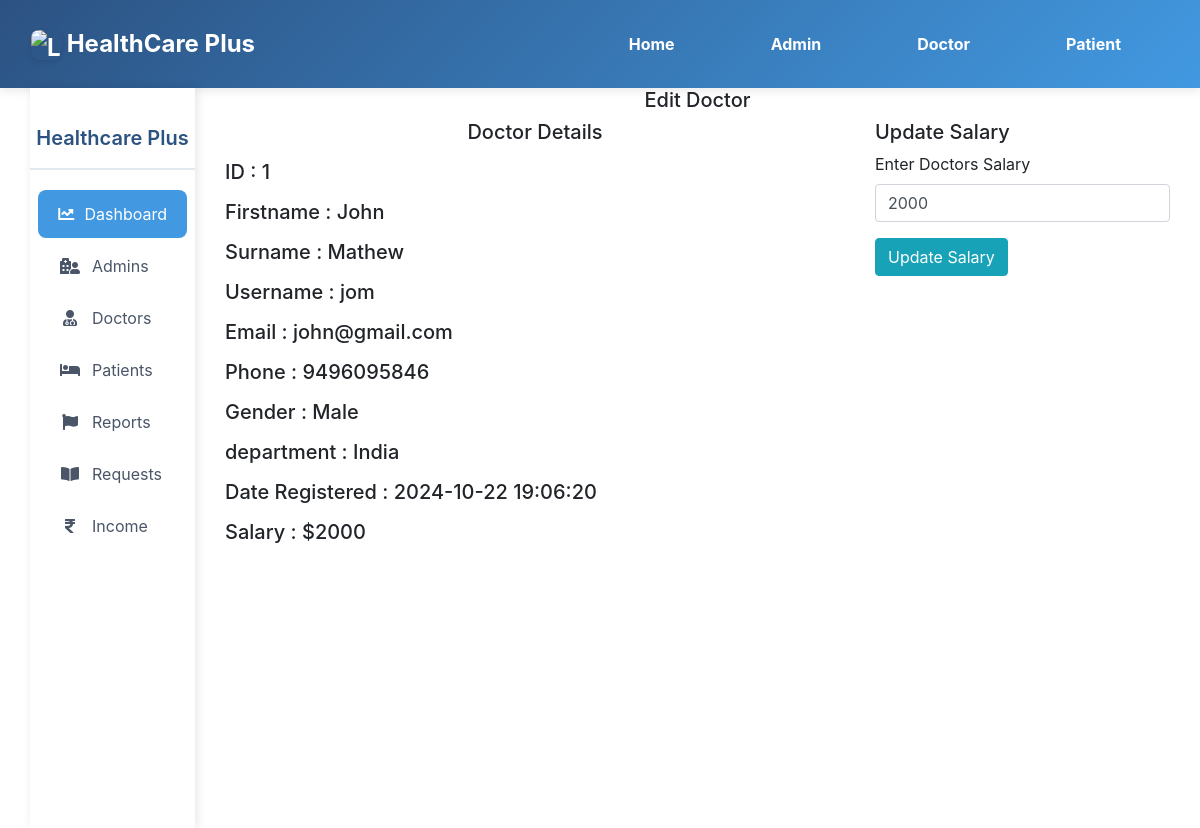
The page /admin/edit.php?id=1 on the database its author committed.
### tables this page shows
CREATE TABLE `doctors` (
  `id` int(100) NOT NULL,
  `firstname` varchar(100) NOT NULL,
  `surname` varchar(100) NOT NULL,
  `username` varchar(100) NOT NULL,
  `email` varchar(100) NOT NULL,
  `gender` varchar(100) NOT NULL,
  `phone` varchar(100) NOT NULL,
  `department` varchar(100) NOT NULL,
  `password` varchar(100) NOT NULL,
  `salary` varchar(100) NOT NULL,
  `date_reg` varchar(100) NOT NULL,
  `status` varchar(100) NOT NULL,
  `profile` varchar(100) NOT NULL
);

### admin/edit.php (the view, shortened to what this page needs)
<!DOCTYPE html>
<html lang="en">
<head>
</head>
<body>
    <?php
    include("../include/header.php");
    include("../include/connection.php");
    ?>
    <div class="container-fluid">
        <div class="col-md-12">
            <div class="row">
                <div class="col-md-2">
                    <?php
                    include("sidenav.php");
                    ?>
                </div>
                <div class="col-md-10">
                    <h5 class="text-center">Edit Doctor</h5>
                    <?php
                    if (isset($_GET['id'])) {
                        $id = $_GET['id'];
                        $query = "SELECT * FROM doctors WHERE id='$id'";
                        $res = mysqli_query($connect,$query);
                        $row = mysqli_fetch_array($res);
                    }
                    ?>
                    <div class="row">
                        <div class="col-md-8">
                            <h5 class="text-center">Doctor Details</h5>
                            <h5 class="my-3">ID : <?php echo $row['id']?></h5>
                            <h5 class="my-3">Firstname : <?php echo $row['firstname']?></h5>
                            <h5 class="my-3">Surname : <?php echo $row['surname']?></h5>
                            <h5 class="my-3">Username : <?php echo $row['username']?></h5>
                            <h5 class="my-3">Email : <?php echo $row['email']?></h5>
                            <h5 class="my-3">Phone : <?php echo $row['phone']?></h5>
                            <h5 class="my-3">Gender : <?php echo $row['gender']?></h5>
                            <h5 class="my-3">department : <?php echo $row['department']?></h5>
                            <h5 class="my-3">Date Registered : <?php echo $row['date_reg']?></h5>
                            <h5 class="my-3">Salary : $<?php echo $row['salary']?></h5>
                        </div>
                        <div class="col-md-4">
                            <h5>Update Salary</h5>
                            <form action="" method="post">
                                <label for="">Enter Doctors Salary</label>
                                <input type="number" name="salary" id="" class="form-control" placeholder="Enter doctor's salary" value="<?php echo $row['salary']?>">
                                <input type="submit" name="update" class="btn btn-info my-3" value="Update Salary">
                            </form>
                        </div>
                    </div>
                </div>
            </div>
        </div>
    </div>
</body>
</html>

### admin/sidenav.php (style rules this page uses)
:root { --primary-dark: #2C5282; --primary-light: #4299E1; }

### rows shown on the page
doctors: id "1", firstname "John", surname "Mathew", username "jom", email "john@gmail.com", phone "9496095846", gender "Male", department "India", date_reg "2024-10-22 19:06:20", salary "2000"
